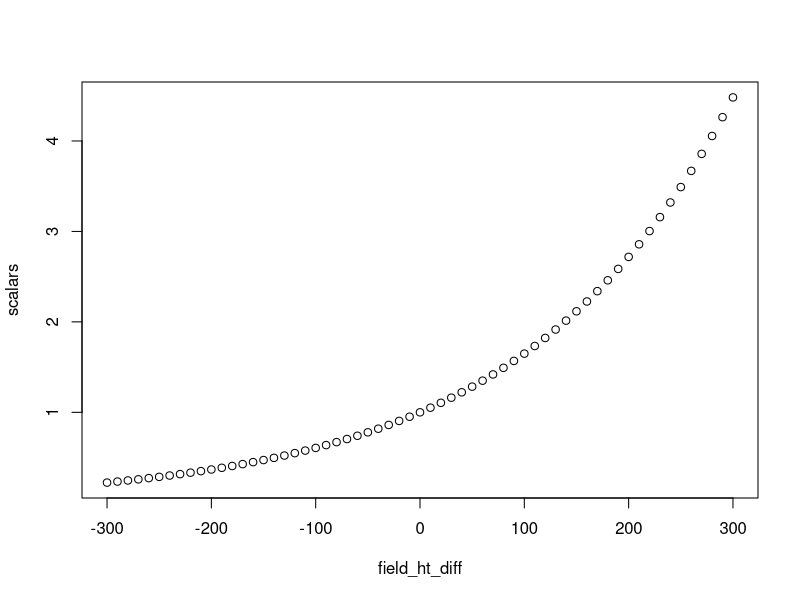

Source code (R):
scalar_fun = function(ht_diff, b1) {
  
  scalar = exp(b1 * ht_diff)
  
}


b0 = 0

log_b1 = -5.298317  # log(0.005)

b1 = exp(log_b1)



field_ht_diff = seq(-300, 300, by = 10)

scalars = scalar_fun(field_ht_diff, b1)

plot(field_ht_diff, scalars)


# 0.0001    0.005      0.010

log(0.0001)
log(0.005)
log(0.01)

# -5, 3